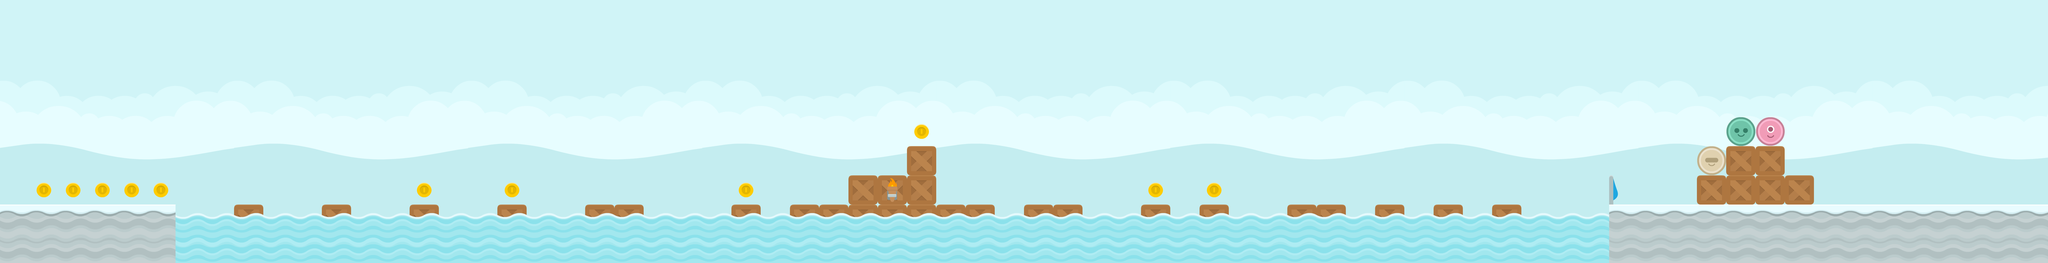

A level layout from a 2D game, rendered from its tile map. Below: a short description, then the map file with tile-grid data replaced by summaries:
An orthogonal 70x9 tile map with 128x128 px tiles, 3 tile layers (Tile Layer 1, Tile Layer 2, Tile Layer 3), 5 tilesets and 31 objects.

<map version="1.0" orientation="orthogonal" renderorder="right-down" width="70" height="9" tilewidth="128" tileheight="128" nextobjectid="34">
 <tileset firstgid="1" name="spritesheet_items" tilewidth="128" tileheight="128" tilecount="32" columns="8">
  <image source="../tilesets/spritesheet_items.png" width="1024" height="512" />
 </tileset>
 <tileset firstgid="33" name="blue_land" tilewidth="128" tileheight="128" tilecount="64" columns="8">
  <image source="../tilesets/blue_land.png" width="1024" height="1024" />
 </tileset>
 <tileset firstgid="97" name="spritesheet_tiles" tilewidth="128" tileheight="128" spacing="2" margin="1" tilecount="128" columns="8">
  <image source="../tilesets/spritesheet_tiles.png" width="1040" height="2080" />
 </tileset>
 <tileset firstgid="225" name="spritesheet_ground" tilewidth="128" tileheight="128" spacing="2" margin="1" tilecount="128" columns="8">
  <image source="../tilesets/spritesheet_ground.png" width="1040" height="2080" />
 </tileset>
 <tileset firstgid="353" name="players" tilewidth="128" tileheight="128" tilecount="4" columns="4">
  <image source="../tilesets/players.png" width="512" height="128" />
 </tileset>
 <layer name="Tile Layer 1" width="70" height="9">
  <data>[630 cells, 630 non-empty, 64 distinct tile ids]</data>
 </layer>
 <layer name="Tile Layer 2" width="70" height="9">
  <data>[630 cells, 113 non-empty, 12 distinct tile ids]</data>
 </layer>
 <objectgroup name="Object Layer 1">
  <object id="3" x="7040" y="896" width="1920" height="256" />
  <object id="4" x="6528" y="896" width="128" height="128" />
  <object id="5" x="6272" y="896" width="128" height="128" />
  <object id="6" x="6016" y="896" width="128" height="128" />
  <object id="7" x="5632" y="896" width="256" height="128" />
  <object id="8" x="5248" y="896" width="128" height="128" />
  <object id="9" x="4992" y="896" width="128" height="128" />
  <object id="10" x="4480" y="896" width="256" height="128" />
  <object id="12" x="4096" y="896" width="256" height="128" />
  <object id="13" x="3968" y="640" width="128" height="384" />
  <object id="14" x="3712" y="768" width="256" height="256" />
  <object id="15" x="3456" y="896" width="256" height="128" />
  <object id="16" x="3200" y="896" width="128" height="128" />
  <object id="17" x="2560" y="896" width="256" height="128" />
  <object id="18" x="2176" y="896" width="128" height="128" />
  <object id="19" x="1792" y="896" width="128" height="128" />
  <object id="20" x="1408" y="896" width="128" height="128" />
  <object id="21" x="1024" y="896" width="128" height="128" />
  <object id="22" x="0" y="896" width="768" height="256" />
 </objectgroup>
 <objectgroup name="Object Layer 2">
  <object id="23" x="2210" y="799" width="64" height="64">
   <ellipse />
  </object>
  <object id="24" x="1823.03" y="798.273" width="64" height="64">
   <ellipse />
  </object>
  <object id="25" x="3231" y="800" width="64" height="64">
   <ellipse />
  </object>
  <object id="26" x="3998" y="544" width="64" height="64">
   <ellipse />
  </object>
  <object id="27" x="5026" y="799" width="64" height="64">
   <ellipse />
  </object>
  <object id="28" x="5282" y="799" width="64" height="64">
   <ellipse />
  </object>
  <object id="29" x="672.667" y="801" width="64" height="64">
   <ellipse />
  </object>
  <object id="30" x="544.667" y="799.667" width="64" height="64">
   <ellipse />
  </object>
  <object id="31" x="415.333" y="800.333" width="64" height="64">
   <ellipse />
  </object>
  <object id="32" x="288" y="801.667" width="64" height="64">
   <ellipse />
  </object>
  <object id="33" x="159.333" y="799.667" width="64" height="64">
   <ellipse />
  </object>
 </objectgroup>
 <objectgroup name="Object Layer 3">
  <object id="1" x="7168" y="0" width="128" height="896" />
 </objectgroup>
 <layer name="Tile Layer 3" width="70" height="9">
  <data>[630 cells, 106 non-empty, 4 distinct tile ids]</data>
 </layer>
</map>
